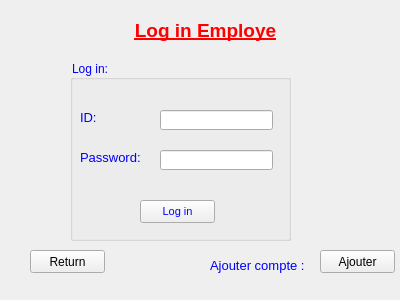
<?xml version="1.0" encoding="UTF-8"?>
<ui version="4.0">
 <class>fonctions1</class>
 <widget class="QWidget" name="fonctions1">
  <property name="geometry">
   <rect>
    <x>0</x>
    <y>0</y>
    <width>400</width>
    <height>300</height>
   </rect>
  </property>
  <property name="windowTitle">
   <string>Form</string>
  </property>
  <widget class="QLabel" name="label_3">
   <property name="geometry">
    <rect>
     <x>130</x>
     <y>10</y>
     <width>151</width>
     <height>41</height>
    </rect>
   </property>
   <property name="text">
    <string>&lt;html&gt;&lt;head/&gt;&lt;body&gt;&lt;p align=&quot;center&quot;&gt;&lt;span style=&quot; font-size:14pt; font-weight:600; text-decoration: underline; color:#ff0000;&quot;&gt;Log in  Employe&lt;/span&gt;&lt;/p&gt;&lt;/body&gt;&lt;/html&gt;</string>
   </property>
  </widget>
  <widget class="QLabel" name="label_4">
   <property name="geometry">
    <rect>
     <x>210</x>
     <y>250</y>
     <width>101</width>
     <height>31</height>
    </rect>
   </property>
   <property name="text">
    <string>&lt;html&gt;&lt;head/&gt;&lt;body&gt;&lt;p&gt;&lt;span style=&quot; font-size:10pt; color:#0000ff;&quot;&gt;Ajouter compte :&lt;/span&gt;&lt;/p&gt;&lt;/body&gt;&lt;/html&gt;</string>
   </property>
  </widget>
  <widget class="QGroupBox" name="groupBox">
   <property name="geometry">
    <rect>
     <x>70</x>
     <y>60</y>
     <width>221</width>
     <height>181</height>
    </rect>
   </property>
   <property name="styleSheet">
    <string notr="true">color: rgb(0, 0, 255);
font: 87 8pt &quot;Arial Black&quot;;</string>
   </property>
   <property name="title">
    <string>Log in:</string>
   </property>
   <widget class="QLineEdit" name="Username">
    <property name="geometry">
     <rect>
      <x>90</x>
      <y>50</y>
      <width>113</width>
      <height>20</height>
     </rect>
    </property>
   </widget>
   <widget class="QLabel" name="label_2">
    <property name="geometry">
     <rect>
      <x>10</x>
      <y>90</y>
      <width>71</width>
      <height>16</height>
     </rect>
    </property>
    <property name="styleSheet">
     <string notr="true">font: 8pt &quot;Arial&quot;;</string>
    </property>
    <property name="text">
     <string>&lt;html&gt;&lt;head/&gt;&lt;body&gt;&lt;p&gt;&lt;span style=&quot; font-size:10pt; color:#0000ff;&quot;&gt;Password: &lt;/span&gt;&lt;/p&gt;&lt;/body&gt;&lt;/html&gt;</string>
    </property>
   </widget>
   <widget class="QPushButton" name="Log_in_2">
    <property name="geometry">
     <rect>
      <x>70</x>
      <y>140</y>
      <width>75</width>
      <height>23</height>
     </rect>
    </property>
    <property name="font">
     <font>
      <family>Arial</family>
      <pointsize>8</pointsize>
      <weight>50</weight>
      <italic>false</italic>
      <bold>false</bold>
     </font>
    </property>
    <property name="styleSheet">
     <string notr="true">font: 8pt &quot;Arial&quot;;</string>
    </property>
    <property name="text">
     <string>Log in</string>
    </property>
   </widget>
   <widget class="QLabel" name="label">
    <property name="geometry">
     <rect>
      <x>10</x>
      <y>50</y>
      <width>47</width>
      <height>13</height>
     </rect>
    </property>
    <property name="styleSheet">
     <string notr="true">font: 8pt &quot;Arial&quot;;</string>
    </property>
    <property name="text">
     <string>&lt;html&gt;&lt;head/&gt;&lt;body&gt;&lt;p&gt;&lt;span style=&quot; font-size:10pt; color:#0000ff;&quot;&gt;ID:&lt;/span&gt;&lt;/p&gt;&lt;/body&gt;&lt;/html&gt;</string>
    </property>
   </widget>
   <widget class="QLineEdit" name="Password">
    <property name="geometry">
     <rect>
      <x>90</x>
      <y>90</y>
      <width>113</width>
      <height>20</height>
     </rect>
    </property>
    <property name="echoMode">
     <enum>QLineEdit::Password</enum>
    </property>
   </widget>
  </widget>
  <widget class="QPushButton" name="Return">
   <property name="geometry">
    <rect>
     <x>30</x>
     <y>250</y>
     <width>75</width>
     <height>23</height>
    </rect>
   </property>
   <property name="text">
    <string>Return</string>
   </property>
  </widget>
  <widget class="QPushButton" name="Ajouter">
   <property name="geometry">
    <rect>
     <x>320</x>
     <y>250</y>
     <width>75</width>
     <height>23</height>
    </rect>
   </property>
   <property name="text">
    <string>Ajouter</string>
   </property>
  </widget>
 </widget>
 <resources/>
 <connections/>
</ui>
